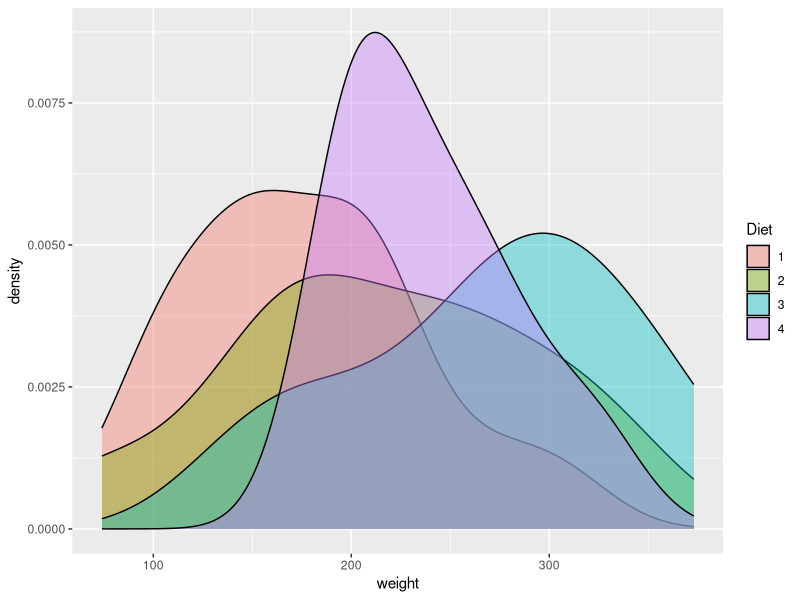
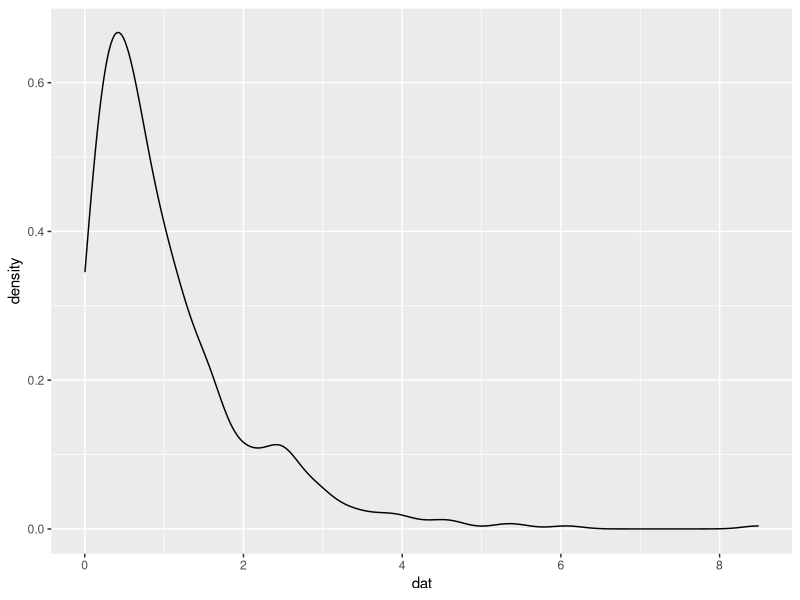

R code for these plots, in order:
# github day and stats
# Day 1
# Kim
# 12 April 2018
# First day of stats class 
# Purpose: To practise some of the concepts that we will encounter 


# 

# Load libraries  ---------------------------------------------------------

library(tidyverse)
library(ggplot2)

# Integers  ---------------------------------------------------------------

# Generate integer data - describes distinct things - must be the same length 
integer_r <- as.integer(seq(5, 14, by = 1))

# Look at summary of them 
summary(integer_r)


# Continuous  -------------------------------------------------------------

# Generate a sequence of numeric values 
numeric_r <- seq(23, 43, length.out = 10) #length.out short function 


# Dates - distinct from other data  ---------------------------------------


# One may perform some arithmetic with dates 
seq(as.Date("2005-12-31") - as.Date("2005-12-12"))
# or for example 
dates_r <- seq(as.Date("2005-12-16"), as.Date("2005-12-25"), by = "day")
# There is much more 
summary(dates_r)


# Dataframes  -------------------------------------------------------------

df_r <- data.frame(integers = integer_r,
                   numeric = numeric_r,
                   dates = dates_r)

#Upgrade it to a tibble 
df_r <- as.tibble(df_r)
summary(df_r)


# Categories  -------------------------------------------------------
# as.factor: encodes a vector as a factor 
# Electronics 
elec_r <- as.factor(c("laptop",
                      "desktops",
                      "cell phones"))

# People 
people_r <- as.factor(c("funnyhair",
                        "beautiful",
                        "beanies"))

# Colours 
colour_r <- as.factor(c("red", "blue"))


# Ordinal data ------------------------------------------------------------
# Factored data 
# Here we still have qualitative data 
# but with some sort of order 

colour_qual <- ordered(c("blue", "green",
                         "yellow", "orange",
                         "red") ,
                       levels = c("blue", "green",
                                  "yellow", "orange",
                                  "red"))


# Binary ------------------------------------------------------------------
# Take on one or two measurements 
# These are generally represented as: TRUE or FALSE 
binary_r <- c(TRUE, FALSE, TRUE, TRUE)
summary(binary_r)


# Characters  -------------------------------------------------------------

sites_r <- c("Yztervarkpunt", "Betty's Bay",
             "Gaansbaai", "Sea Point")



# Missing value  ----------------------------------------------------------
# umber of eggs recorded in a nest
# The NA shows a nest that was not able to be sampled 
chicks_nest <- c(3, 2, 0, 10, 5, 6, 8, 2, 4, NA)
# Summary
summary(chicks_nest)
# The mean 
mean(chicks_nest)
#The standard deviation
sd(chicks_nest)

summary(ChickWeight)
chicks <- ChickWeight
head(chicks,7) #top 7 rows
tail(chicks, 15) #bottom 15 rows  

ChickWeight[c(1,54,61,12),2] 


# Descriptive statistics  -------------------------------------------------

# First create a dataframe 
chicks <- as_tibble(ChickWeight)

# Count the data
chicks %>% 
  summarise(chicken_count = n())
# or
nrow(chicks)


# Measures of central tendency  -------------------------------------------

# Calculate mean weight 
chicks %>%
  summarise(mean_wt = mean(weight))

# Be more specific
chicks  %>%
  filter(Time == 21) %>% 
  group_by(Diet) %>% 
  summarise(mean_wt = mean(weight),
            median_wt = median(weight)) # If mean and median similar - evenly distributed data 

# Visualise the density of the data 
ggplot(data = filter(chicks, Time == 21), aes(x = weight, fill = Diet)) +
  geom_density(alpha = 0.4) 

# Right skewed data - mean skewed to the right of median  


# Skewness ----------------------------------------------------------------

# Calculate the numeric value 
# First load libraries 
library(e1071)

# Compare difference in mean and median against skeweness
chicks %>%
  filter(Time == 21) %>% 
  group_by(Diet) %>% 
  summarise(mean_wt = mean(weight),
            median_wt = median(weight),
            skew_wt = skewness(weight))



# Kurtosis ----------------------------------------------------------------

# Calculate the kurtosis of the tails of a districution
chicks %>%
  filter(Time == 21) %>% 
  group_by(Diet) %>% 
  summarise(mean_wt = mean(weight),
            median_wt = median(weight),
            skew_wt = skewness(weight))

exp_r <- data.frame(dat = rexp(n = 500),
                    sample = "A")

ggplot(data = exp_r, aes(x = dat))+
  geom_density()

kurtosis(exp_r$dat)


# Measures of variability  ---------------------------------------------------------------
# Below is a summary of many different statistical properties
wt_summary <- chicks %>%
  filter(Time == 21) %>% 
  group_by(Diet) %>% 
  summarise(wt_mean = mean(weight),
            wt_median = median(weight),
            wt_var = var(weight),
            wt_sd = sd(weight),
            wt_min = min(weight),
            wt_quart1 = quantile(weight, 0.25),
            wt_quart2 = quantile(weight, 0.5),
            wt_quart3 = quantile(weight, 0.75))

































